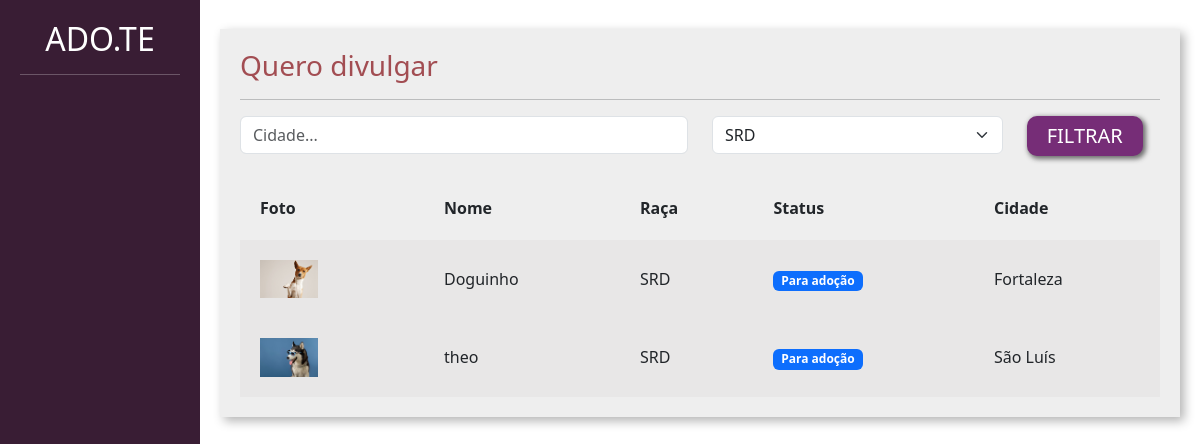
Screenshot of /adotar/ with the database file from the repository.
### divulgar/models.py (models this page shows, shortened)
class Pet(models.Model):
    choices_status = (('P', 'Para adoção'),
                      ('A', 'Adotado'))
    usuario = models.ForeignKey(User, on_delete=models.DO_NOTHING)
    foto = models.ImageField(upload_to='fotos_pets')
    nome = models.CharField(max_length=100)
    descricao = models.TextField()
    estado = models.CharField(max_length=50)
    cidade = models.CharField(max_length=50)
    telefone = models.CharField(max_length=15)
    tags = models.ManyToManyField(Tag)
    raca = models.ForeignKey(Raca, on_delete=models.DO_NOTHING)
    status = models.CharField(max_length=1, choices=choices_status,default='P')

class Raca(models.Model):
    raca = models.CharField(max_length=50)
    def __str__(self):
        return self.raca

### adotar/views.py (the view)
# urls.py: path('', views.listar_pets, name='listar_pets'),
def listar_pets(request):
    if request.method == 'GET':
        pets = Pet.objects.filter(status='P')
        racas = Raca.objects.all()
        cidade = request.GET.get('cidade')
        raca_filter = request.GET.get('raca')
        if cidade:
            pets = pets.filter(cidade__icontains=cidade)
        if raca_filter:
            pets = pets.filter(raca__id = raca_filter)
            raca_filter = Raca.objects.get(id=raca_filter)
        return render(request, 'listar_pets.html', {'pets':pets, 'racas':racas, 'raca_filter':raca_filter})

### adotar/templates/listar_pets.html (shortened to what this page needs)
{% load static %}
<!doctype html>
<html lang="pt-BR">
    <head>
    <link href="https://cdn.jsdelivr.net/npm/bootstrap@5.3.0-alpha1/dist/css/bootstrap.min.css" rel="stylesheet">
    <link href="{% static 'usuarios/css/cadastro.css' %}" rel="stylesheet">
    <link href="{% static 'divulgar/css/novo_pet.css' %}" rel="stylesheet">
    <link href="{% static 'divulgar/css/seus_pet.css' %}" rel="stylesheet">
    <link href="{% static 'adotar/css/listar_pets.css' %}" rel="stylesheet">
    </head>
    <body>
        <div class="container-fluid">
            <div class="row">
                <div class="col-md-2 bg-side sidebar">
                    <h2>ADO.TE</h2>
                    <hr>
                </div>
                <div class="col-md">
                    <div class="wrapper">
                        <div class="box width80">
                            <h3 class="font-vinho">Quero divulgar</h3>
                            <hr>
                            <form action="{% url 'listar_pets' %}" method="GET">
                                <div class="row">
                                    <div class="col-md-6">
                                        <input type="text" placeholder="Cidade..." value="{% if cidade %} {{ cidade }} {% endif %}" name="cidade" class="form-control">
                                    </div>
                                    <div class="col-md-4">
                                        <select class="form-select" name="raca">
                                            {% for raca in racas %}
                                                    <option {% if raca_filter.id == raca.id %} selected {% endif %} value="{{raca.id}}">{{raca}}</option>
                                            {% endfor%}
                                        </select>
                                    </div>
                                    <div class="col-md-2">
                                        <input type="submit" class="btn-custom-secondary" value="FILTRAR">
                                    </div>
                                </div>
                            </form>
                             <table class="tabela" cellpadding="20">
                                <tr>
                                    <th>Foto</th>
                                    <th>Nome</th>
                                    <th>Raça</th>
                                    <th>Status</th>
                                    <th>Cidade</th>
                                </tr>
                                {% for pet in pets%}
                                    <tr class="tabela-linha">
                                        <td width="20%">
                                            <a href="{% url 'ver_pet' pet.id %}"><img width="40%" src="{{pet.foto.url}}"></a>
                                        </td>
                                        <td>
                                            {{pet.nome}}
                                        </td>
                                        <td>
                                            {{pet.raca}}
                                        </td>
                                        <td>
                                            {% if pet.status == "P" %}
                                                <span class="badge text-bg-primary">Para adoção</span>
                                            {% elif pet.status == "A" %}
                                                <span class="badge text-bg-success">Adotado</span>
                                            {% endif%}
                                        </td>
                                        <td>
                                            {{pet.cidade}}
                                        </td>
                                    </tr>
                                {% endfor %}
                            </table>
                        </div>
                    </div>
                </div>
            </div>
        </div>
    </body>
</html>

### templates/static/usuarios/css/cadastro.css (style rules this page uses)
.bg-side { background-color: #391D34; color: white; height: 100vh; }

### templates/static/divulgar/css/novo_pet.css (style rules this page uses)
.sidebar { text-align: center; padding: 20px; }
.wrapper { margin-top: 3%; display: flex; flex-direction: row; justify-content: center; align-items: center; }
.box { padding:20px; width: 50vw; background: rgb(238, 238, 238); box-shadow: 4px 4px 10px rgba(0,0,0,.3); }
.font-vinho { color: #A24D52; }

### templates/static/divulgar/css/seus_pet.css (style rules this page uses)
.width80 { width: 80vw; }
.tabela { width: 100%; margin-top: 20px; }
.tabela-linha { background-color: #e8e7e7; }

### templates/static/adotar/css/listar_pets.css (style rules this page uses)
.btn-custom-secondary { background-color: #762D77; border: none; box-shadow: 2px 2px 5px 1px rgb(108, 108, 108); color: white; font-size: 20px; padding: 5px 20px 5px 20px; border-radius: 10px; }

### rows the page displays
Pet: foto (picture), nome "Doguinho", raca "SRD", status "Para adoção", cidade "Fortaleza"
Pet: foto (picture), nome "theo", raca "SRD", status "Para adoção", cidade "São Luís"

### other values shown
form field raca "SRD"
